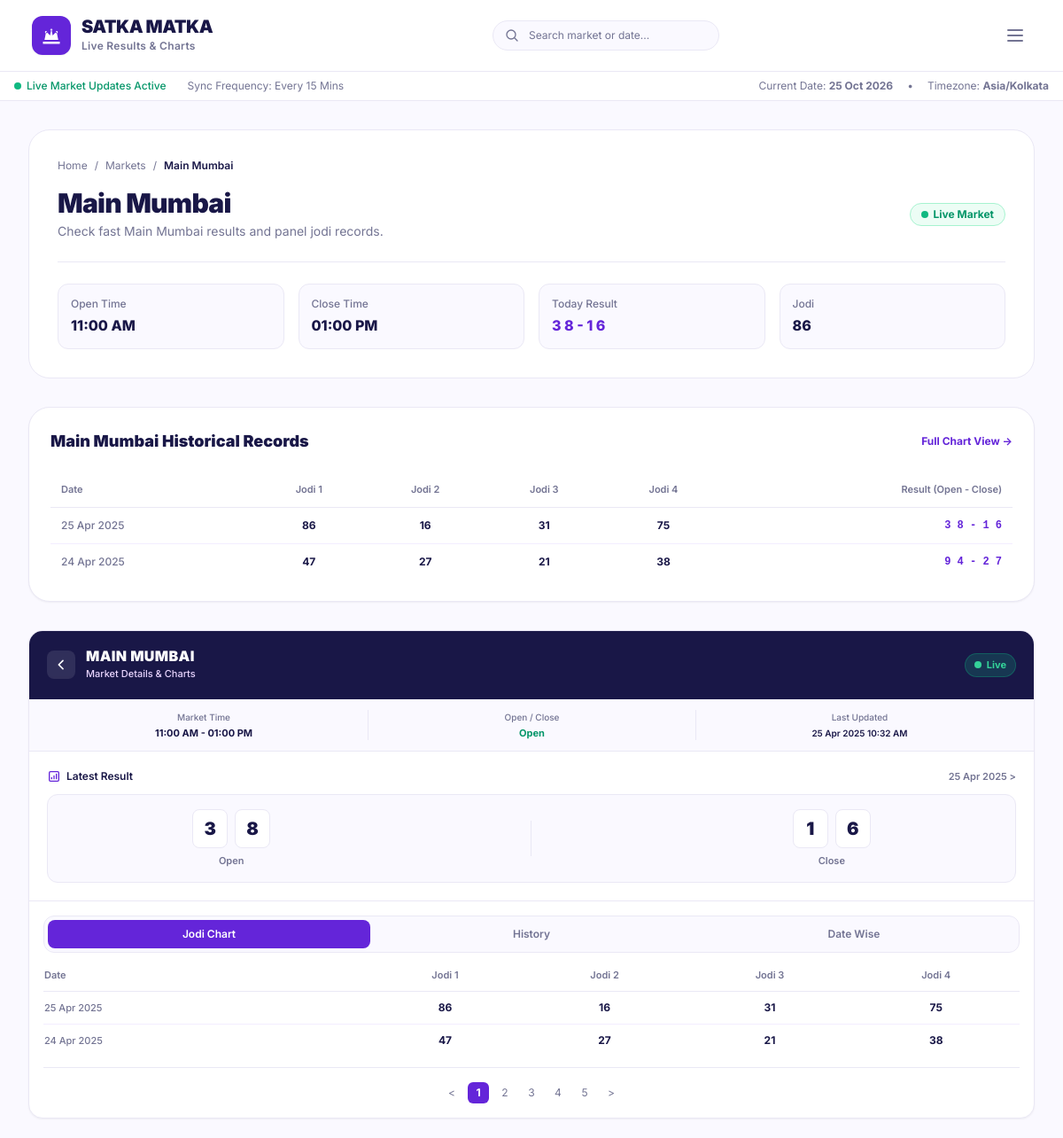
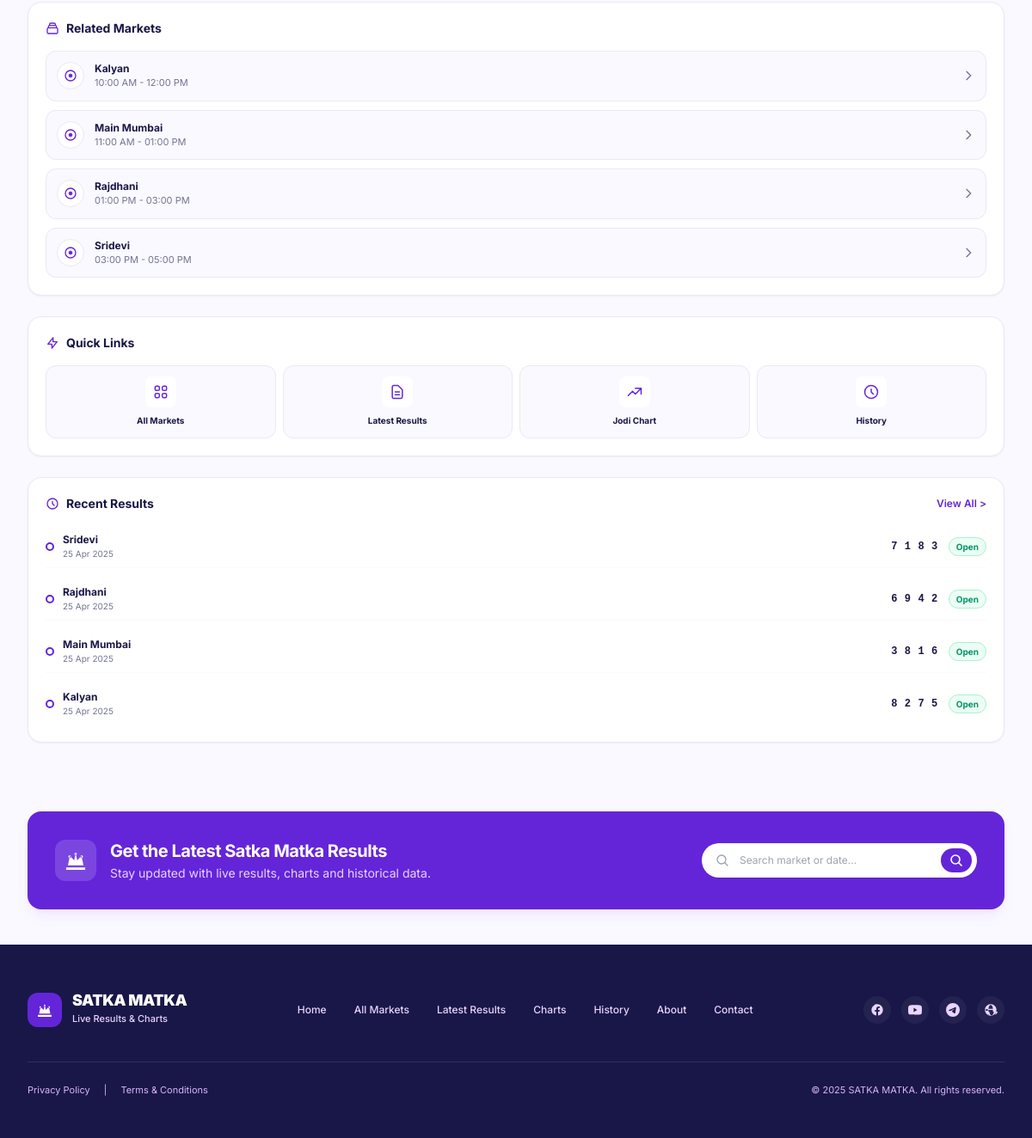
The page /market.php?id=2 on the database its author committed (2 pictures, top to bottom).
### tables this page shows
CREATE TABLE IF NOT EXISTS markets (
    id INT AUTO_INCREMENT PRIMARY KEY,
    name VARCHAR(100) NOT NULL,
    slug VARCHAR(120) NOT NULL UNIQUE,
    open_time VARCHAR(20) NOT NULL,
    close_time VARCHAR(20) NOT NULL,
    status VARCHAR(20) NOT NULL DEFAULT 'active',
    is_live TINYINT(1) NOT NULL DEFAULT 0,
    is_featured TINYINT(1) NOT NULL DEFAULT 1,
    display_order INT NOT NULL DEFAULT 0,
    seo_title VARCHAR(255) NULL,
    seo_description TEXT NULL,
    created_at DATETIME NOT NULL DEFAULT CURRENT_TIMESTAMP,
    updated_at DATETIME NOT NULL DEFAULT CURRENT_TIMESTAMP ON UPDATE CURRENT_TIMESTAMP
);

CREATE TABLE IF NOT EXISTS results (
    id INT AUTO_INCREMENT PRIMARY KEY,
    market_id INT NOT NULL,
    result_date DATE NOT NULL,
    open_panna VARCHAR(10) NULL,
    open_digit VARCHAR(5) NULL,
    close_digit VARCHAR(5) NULL,
    close_panna VARCHAR(10) NULL,
    open_display VARCHAR(20) NULL,
    close_display VARCHAR(20) NULL,
    jodi VARCHAR(10) NULL,
    full_result VARCHAR(50) NULL,
    status VARCHAR(20) NOT NULL DEFAULT 'published',
    published_at DATETIME NULL,
    created_at DATETIME NOT NULL DEFAULT CURRENT_TIMESTAMP,
    updated_at DATETIME NOT NULL DEFAULT CURRENT_TIMESTAMP ON UPDATE CURRENT_TIMESTAMP,
    UNIQUE KEY uq_market_date (market_id, result_date),
    INDEX idx_result_date (result_date),
    INDEX idx_market_id (market_id)
);

CREATE TABLE IF NOT EXISTS settings (
    id INT AUTO_INCREMENT PRIMARY KEY,
    setting_key VARCHAR(100) NOT NULL UNIQUE,
    setting_value TEXT NULL,
    setting_group VARCHAR(50) NOT NULL DEFAULT 'general',
    description VARCHAR(255) NULL,
    updated_at DATETIME NOT NULL DEFAULT CURRENT_TIMESTAMP ON UPDATE CURRENT_TIMESTAMP
);

### includes/sidebar-market.php (the view, shortened to what the rows shown need)
<?php
$selectedMarketId = isset($selectedMarketId) ? (int)$selectedMarketId : 1;
$market = Market::findById($selectedMarketId) ?: Market::findById(1) ?: [
    'id' => 1,
    'name' => 'KALYAN',
    'open_time' => '10:00 AM',
    'close_time' => '12:00 PM',
    'is_live' => 1
];
$latestMarketResult = Result::findLatestForMarket($market['id']);
$openDigits = format_digits($latestMarketResult['open_display'] ?? '8 2');
$closeDigits = format_digits($latestMarketResult['close_display'] ?? '7 5');
$jodiRecords = Result::getJodiChart($market['id'], 6, 0);
$relatedMarkets = Market::getPopular(4);
$recentResultsList = Result::getRecentHistory(4);
$lastUpdated = Setting::get('last_sync_time', '25 Apr 2025 10:32 AM');
?>
<aside class="w-full xl:w-[410px] shrink-0 space-y-6">
  <div class="bg-white rounded-2xl border border-[#EAE8F5] shadow-sm overflow-hidden" x-data="{ activeTab: 'jodi' }">
    <div class="bg-[#191747] text-white p-5 flex items-center justify-between">
      <div class="flex items-center gap-3">
        <div>
          <h2 class="text-base font-black tracking-wide leading-none uppercase"><?= e($market['name']) ?></h2>
          <span class="text-[11px] font-medium text-purple-200 mt-1 block">Market Details &amp; Charts</span>
        </div>
      </div>
    </div>
    <div class="grid grid-cols-3 divide-x divide-[#EAE8F5] border-b border-[#EAE8F5] bg-[#FAF9FF] text-center p-3 text-xs">
      <div class="px-2">
        <span class="text-[10px] text-[#737493] block font-medium">Market Time</span>
        <span class="font-bold text-[#191747] text-[11px] block mt-0.5 truncate"><?= e($market['open_time']) ?> - <?= e($market['close_time']) ?></span>
      </div>
      <div class="px-2">
        <span class="text-[10px] text-[#737493] block font-medium">Last Updated</span>
        <span class="font-semibold text-[#191747] text-[10px] block mt-0.5 truncate"><?= e($lastUpdated) ?></span>
      </div>
    </div>
    <div class="p-5 border-b border-[#EAE8F5]">
      <div class="flex items-center justify-between text-xs font-semibold mb-3">
        <span class="flex items-center gap-1.5 text-[#191747]">
          <svg class="w-4 h-4 text-[#6425D9]" fill="none" viewBox="0 0 24 24" stroke="currentColor">
            <path stroke-linecap="round" stroke-linejoin="round" stroke-width="2" d="M16 8v8m-4-5v5m-4-2v2m-2 4h12a2 2 0 002-2V6a2 2 0 00-2-2H6a2 2 0 00-2 2v12a2 2 0 002 2z" />
          </svg>
          Latest Result
        </span>
        <span class="text-[#737493] text-[11px]"><?= format_app_date($latestMarketResult['result_date'] ?? '2025-04-25', 'd M Y') ?> &gt;</span>
      </div>
      <div class="bg-[#FAF9FF] border border-[#EAE8F5] rounded-xl p-4 flex items-center justify-around">
        <div class="text-center">
          <div class="flex items-center gap-2">
            <span class="w-10 h-11 bg-white border border-[#EAE8F5] rounded-lg flex items-center justify-center font-black text-xl text-[#191747] shadow-xs"><?= e($openDigits[0]) ?></span>
            <span class="w-10 h-11 bg-white border border-[#EAE8F5] rounded-lg flex items-center justify-center font-black text-xl text-[#191747] shadow-xs"><?= e($openDigits[1]) ?></span>
          </div>
        </div>
        <div class="text-center">
          <div class="flex items-center gap-2">
            <span class="w-10 h-11 bg-white border border-[#EAE8F5] rounded-lg flex items-center justify-center font-black text-xl text-[#191747] shadow-xs"><?= e($closeDigits[0]) ?></span>
            <span class="w-10 h-11 bg-white border border-[#EAE8F5] rounded-lg flex items-center justify-center font-black text-xl text-[#191747] shadow-xs"><?= e($closeDigits[1]) ?></span>
          </div>
        </div>
      </div>
    </div>
    <div class="p-4">
      <div class="overflow-x-auto">
        <table class="w-full text-left text-xs">
          <thead>
            <tr class="text-[#737493] border-b border-[#EAE8F5] text-[11px]">
              <th class="pb-2.5 font-semibold">Date</th>
              <th class="pb-2.5 font-semibold text-center">Jodi 1</th>
              <th class="pb-2.5 font-semibold text-center">Jodi 2</th>
              <th class="pb-2.5 font-semibold text-center">Jodi 3</th>
              <th class="pb-2.5 font-semibold text-center">Jodi 4</th>
            </tr>
          </thead>
          <tbody class="divide-y divide-[#F3EDFF] text-[#191747]">
            <?php foreach ($jodiRecords as $rec): ?>
              <tr class="hover:bg-[#FAF9FF] transition">
                <td class="py-2.5 text-[11px] font-medium text-[#737493] whitespace-nowrap"><?= e($rec['date_formatted']) ?></td>
                <td class="py-2.5 text-center font-bold text-[#191747]"><?= e($rec['jodi_1']) ?></td>
                <td class="py-2.5 text-center font-bold text-[#191747]"><?= e($rec['jodi_2']) ?></td>
                <td class="py-2.5 text-center font-bold text-[#191747]"><?= e($rec['jodi_3']) ?></td>
                <td class="py-2.5 text-center font-bold text-[#191747]"><?= e($rec['jodi_4']) ?></td>
              </tr>
            <?php endforeach; ?>
          </tbody>
        </table>
      </div>
    </div>
  </div>
  <div class="bg-white rounded-2xl border border-[#EAE8F5] p-5 shadow-sm">
    <div class="space-y-2.5">
      <?php foreach ($relatedMarkets as $rm): ?>
        <a href="/market.php?id=<?= $rm['id'] ?>" class="flex items-center justify-between p-3 rounded-xl bg-[#FAF9FF] hover:bg-[#F3EDFF] border border-[#EAE8F5] transition group">
          <div class="flex items-center gap-3">
            <div class="w-8 h-8 rounded-full bg-white border border-[#EAE8F5] flex items-center justify-center text-[#6425D9] group-hover:scale-105 transition-transform">
              <svg class="w-4 h-4" fill="none" viewBox="0 0 24 24" stroke="currentColor">
                <circle cx="12" cy="12" r="9" stroke-width="2" />
                <circle cx="12" cy="12" r="3" fill="#6425D9" />
              </svg>
            </div>
            <div>
              <span class="block font-bold text-xs text-[#191747]"><?= e($rm['name']) ?></span>
              <span class="block text-[11px] text-[#737493]"><?= e($rm['open_time']) ?> - <?= e($rm['close_time']) ?></span>
            </div>
          </div>
          <svg class="w-4 h-4 text-[#737493] group-hover:text-[#6425D9] group-hover:translate-x-0.5 transition" fill="none" viewBox="0 0 24 24" stroke="currentColor">
            <path stroke-linecap="round" stroke-linejoin="round" stroke-width="2" d="M9 5l7 7-7 7" />
          </svg>
        </a>
      <?php endforeach; ?>
    </div>
  </div>
  <div class="bg-white rounded-2xl border border-[#EAE8F5] p-5 shadow-sm">
    <div class="space-y-3">
      <?php foreach ($recentResultsList as $rr):
        $num = str_replace(' - ', ' ', $rr['full_result'] ?: '8 2 7 5');
      ?>
        <div class="flex items-center justify-between py-2 border-b border-[#FAF9FF] last:border-b-0 text-xs">
          <div class="flex items-center gap-2.5">
            <div class="w-2.5 h-2.5 rounded-full border-2 border-[#6425D9]"></div>
            <div>
              <span class="font-bold text-[#191747] block"><?= e($rr['market_name']) ?></span>
              <span class="text-[10px] text-[#737493]"><?= format_app_date($rr['result_date'], 'd M Y') ?></span>
            </div>
          </div>
          <div class="flex items-center gap-3">
            <span class="font-mono font-extrabold text-[#191747] tracking-wider"><?= e($num) ?></span>
            <span class="px-2 py-0.5 rounded-full text-[10px] font-bold bg-emerald-50 text-emerald-600 border border-emerald-200">Open</span>
          </div>
        </div>
      <?php endforeach; ?>
    </div>
  </div>
</aside>

### market.php (shortened to what the rows shown need)
<?php
$market = null;
if (!empty($_GET['slug'])) {
    $market = Market::findBySlug(trim($_GET['slug']));
} elseif (!empty($_GET['id'])) {
    $market = Market::findById((int)$_GET['id']);
}
$latestResult = Result::findLatestForMarket($market['id']);
$recentRecords = Result::getJodiChart($market['id'], 15, 0);
require __DIR__ . '/includes/head.php';
?>
<main class="max-w-[1440px] mx-auto px-4 sm:px-6 lg:px-8 py-8 w-full">
  <div class="flex flex-col xl:flex-row gap-8 items-start">
    <div class="flex-1 w-full space-y-8 min-w-0">
      <div class="bg-white rounded-3xl border border-[#EAE8F5] p-6 sm:p-8 shadow-xs">
        <nav class="flex items-center space-x-2 text-xs text-[#737493] mb-4">
          <a href="/index.php" class="hover:text-[#6425D9]">Home</a>
          <span>/</span>
          <a href="/markets.php" class="hover:text-[#6425D9]">Markets</a>
          <span>/</span>
          <span class="text-[#191747] font-semibold"><?= e($market['name']) ?></span>
        </nav>
        <div class="flex flex-col sm:flex-row sm:items-center justify-between gap-4 border-b border-[#EAE8F5] pb-6">
          <div>
            <h1 class="text-3xl font-black text-[#191747] tracking-tight"><?= e($market['name']) ?></h1>
            <p class="text-xs sm:text-sm text-[#737493] mt-1"><?= e($market['seo_description'] ?: 'Daily verified results & chart history.') ?></p>
          </div>
        </div>
        <div class="grid grid-cols-2 sm:grid-cols-4 gap-4 pt-6 text-xs">
          <div class="p-3.5 rounded-xl bg-[#FAF9FF] border border-[#EAE8F5]">
            <span class="text-[#737493] block font-medium">Open Time</span>
            <span class="text-base font-extrabold text-[#191747] block mt-1"><?= e($market['open_time']) ?></span>
          </div>
          <div class="p-3.5 rounded-xl bg-[#FAF9FF] border border-[#EAE8F5]">
            <span class="text-[#737493] block font-medium">Close Time</span>
            <span class="text-base font-extrabold text-[#191747] block mt-1"><?= e($market['close_time']) ?></span>
          </div>
          <div class="p-3.5 rounded-xl bg-[#FAF9FF] border border-[#EAE8F5]">
            <span class="text-[#737493] block font-medium">Today Result</span>
            <span class="text-base font-extrabold text-[#6425D9] block mt-1"><?= e($latestResult['full_result'] ?? '--') ?></span>
          </div>
          <div class="p-3.5 rounded-xl bg-[#FAF9FF] border border-[#EAE8F5]">
            <span class="text-[#737493] block font-medium">Jodi</span>
            <span class="text-base font-extrabold text-[#191747] block mt-1"><?= e($latestResult['jodi'] ?? '--') ?></span>
          </div>
        </div>
      </div>
      <div class="bg-white rounded-3xl border border-[#EAE8F5] p-6 shadow-sm">
        <div class="flex items-center justify-between mb-5">
          <h2 class="text-lg font-black text-[#191747]"><?= e($market['name']) ?> Historical Records</h2>
          <a href="/chart.php?id=<?= $market['id'] ?>" class="text-xs font-bold text-[#6425D9] hover:underline">Full Chart View &rarr;</a>
        </div>
        <div class="overflow-x-auto">
          <table class="w-full text-left text-xs">
            <thead>
              <tr class="text-[#737493] border-b border-[#EAE8F5] text-[11px]">
                <th class="py-3 px-3 font-semibold">Date</th>
                <th class="py-3 px-3 font-semibold text-center">Jodi 1</th>
                <th class="py-3 px-3 font-semibold text-center">Jodi 2</th>
                <th class="py-3 px-3 font-semibold text-center">Jodi 3</th>
                <th class="py-3 px-3 font-semibold text-center">Jodi 4</th>
                <th class="py-3 px-3 font-semibold text-right">Result (Open - Close)</th>
              </tr>
            </thead>
            <tbody class="divide-y divide-[#F3EDFF] text-[#191747]">
              <?php foreach ($recentRecords as $rec): ?>
                <tr class="hover:bg-[#FAF9FF] transition">
                  <td class="py-3 px-3 font-medium text-[#737493] whitespace-nowrap"><?= e($rec['date_formatted']) ?></td>
                  <td class="py-3 px-3 text-center font-bold text-[#191747]"><?= e($rec['jodi_1']) ?></td>
                  <td class="py-3 px-3 text-center font-bold text-[#191747]"><?= e($rec['jodi_2']) ?></td>
                  <td class="py-3 px-3 text-center font-bold text-[#191747]"><?= e($rec['jodi_3']) ?></td>
                  <td class="py-3 px-3 text-center font-bold text-[#191747]"><?= e($rec['jodi_4']) ?></td>
                  <td class="py-3 px-3 text-right font-mono font-black text-[#6425D9]"><?= e($rec['full_result']) ?></td>
                </tr>
              <?php endforeach; ?>
            </tbody>
          </table>
        </div>
      </div>
    </div>
    <?php require __DIR__ . '/includes/sidebar-market.php'; ?>
  </div>
</main>
<?php require __DIR__ . '/includes/footer.php'; ?>

### rows shown on the page
markets: name "Main Mumbai", seo_description "Check fast Main Mumbai results and panel jodi records.", open_time "11:00 AM", close_time "01:00 PM", name "MAIN MUMBAI"
results: full_result "3 8 - 1 6", jodi "86", result_date "25 Apr 2025", open_display "3", open_display "8", close_display "1", close_display "6", market.name "Main Mumbai", full_result "3 8 1 6"
results: date_formatted "24 Apr 2025", jodi "47", jodi_2 "27", jodi_3 "21", jodi_4 "38", full_result "9 4 - 2 7"
settings: setting_value "25 Apr 2025 10:32 AM"
markets: name "Kalyan", open_time "10:00 AM", close_time "12:00 PM"
markets: name "Rajdhani", open_time "01:00 PM", close_time "03:00 PM"
markets: name "Sridevi", open_time "03:00 PM", close_time "05:00 PM"
results: market.name "Sridevi", result_date "25 Apr 2025", full_result "7 1 8 3"
results: market.name "Rajdhani", result_date "25 Apr 2025", full_result "6 9 4 2"
results: market.name "Kalyan", result_date "25 Apr 2025", full_result "8 2 7 5"

### other values the page prints
Setting::get('timezone', 'Asia/Kolkata') "Asia/Kolkata"
$rec['date_formatted'] "25 Apr 2025"
$rec['jodi_1'] "86"
$rec['jodi_2'] "16"
$rec['jodi_3'] "31"
$rec['jodi_4'] "75"
$rec['full_result'] "3 8 - 1 6"
Setting::get('site_name', 'Satka Matka') "SATKA MATKA"
